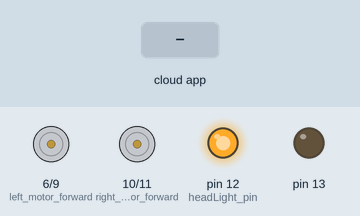
This sketch was run on a simulated Arduino Mega 2560, built with avr-gcc and run on an emulated ATmega2560. Shown: motor-driver pin pairs drawn as motors (green arrow = first pin HIGH = forward, orange = second pin HIGH = backward, longer = more drive), output pins drawn as LEDs (lit = HIGH). The test bench sets the inputs (shaded band). The ROS host is connected and sends only what is stated.

Above: at 1.2 s.
1.3 s: the phone or cloud app sets light_cmd to 1
At 2.2 s:
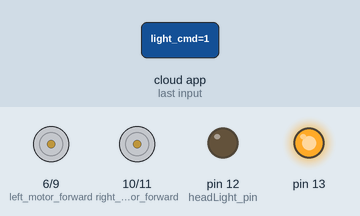
2.8 s: the phone or cloud app sets linear.x to -100
At 3.2 s:
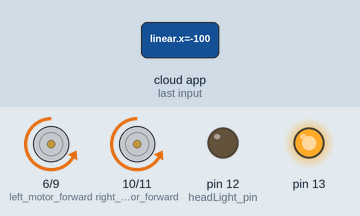
4.3 s: the phone or cloud app sets light_cmd to 0
At 5.5 s:
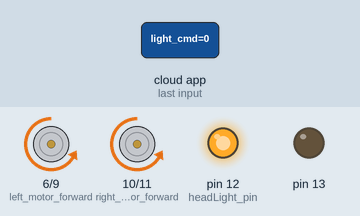
5.8 s: the phone or cloud app sets linear.x to 100
At 6.7 s:
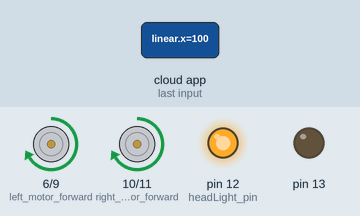
7.3 s: the phone or cloud app sets angular.z to -100
At 7.9 s:
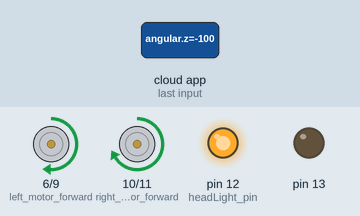
8.8 s: the phone or cloud app sets linear.x to 0
At 10.2 s:
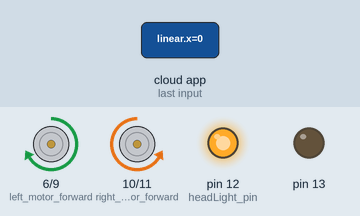
Timing chart, 0 to 11.3 s (numbered marks = the images above; inputs shaded):
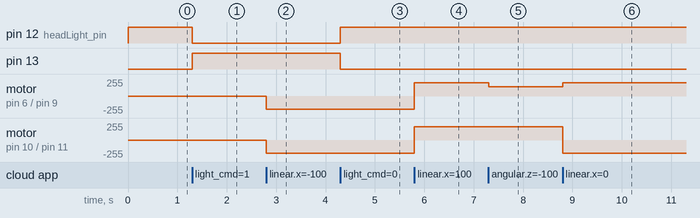

The sketch:

diffty_LLC_Code.ino
```cpp
#include <ros.h>
#include <ros/time.h>
#include <sensor_msgs/Range.h>
#include <std_msgs/Bool.h>
#include <geometry_msgs/Twist.h>


#define SONAR_NUM     3 // Number of sensors.
#define MAX_DISTANCE 200 // Maximum distance (in cm) to ping.
#define PING_INTERVAL 33 // Milliseconds between sensor pings (29ms is about the min to avoid cross-sensor echo).

//defining the parameter to control the motors
#define left_motor_forward 6
#define left_motor_backward 9
#define right_motor_forward 10
#define right_motor_backward 11
#define HSpeed 200
#define Lspeed 140
#define vel 0.0
#define ang 0.0
#define zeroo 0.0
//defineing the the HEAd light
#define headLight_pin 12

/*unsigned long pingTimer[SONAR_NUM]; // Holds the times when the next ping should happen for each sensor.
unsigned int cm[SONAR_NUM];         // Where the ping distances are stored.
uint8_t currentSensor = 0;          // Keeps track of which sensor is active.

NewPing sonar[SONAR_NUM] = {     // Sensor object array. left >> back >> right
  NewPing(A1, A0, MAX_DISTANCE), // Each sensor's trigger pin, echo pin, and max distance to ping.
  NewPing(A4, A5, MAX_DISTANCE),
  NewPing(A2, A3, MAX_DISTANCE)
};*/


ros::NodeHandle nh ;

/*void sensor_msg_init(sensor_msgs::Range &range_name, char *frame_id_name)
{
  range_name.radiation_type = sensor_msgs::Range::ULTRASOUND;
  range_name.header.frame_id = frame_id_name;
  range_name.field_of_view = 0.26;
  range_name.min_range = 0.0;
  range_name.max_range = 2.0;
}

//Create three instances for range messages.
sensor_msgs::Range range_left;
sensor_msgs::Range range_center;
sensor_msgs::Range range_right;

//Create publisher onjects for all sensors
ros::Publisher pub_range_left("/diffty/ultrasound_left", &range_left);
ros::Publisher pub_range_center("/diffty/ultrasound_center", &range_center);
ros::Publisher pub_range_right("/diffty/ultrasound_right", &range_right);

void echoCheck() { // If ping received, set the sensor distance to array.
  if (sonar[currentSensor].check_timer())
    cm[currentSensor] = sonar[currentSensor].ping_result / US_ROUNDTRIP_CM;
}

void oneSensorCycle() { // Sensor ping cycle complete, do something with the results.
  // The following code would be replaced with your code that does something with the ping results.
    range_left.range   = cm[0];
    range_center.range = cm[1];
    range_right.range  = cm[2];

    range_left.header.stamp = nh.now();
    range_center.header.stamp = nh.now();
    range_right.header.stamp = nh.now();

    pub_range_left.publish(&range_left);
    pub_range_center.publish(&range_center);
    pub_range_right.publish(&range_right);
    nh.spinOnce();
}*/
/*this part is to control the head light of the robot through a std bool message using led_cmd topic lisner */
void light_cb ( const std_msgs::Bool& cmd ){
        if (cmd.data == true ) digitalWrite(headLight_pin, LOW );
        else digitalWrite(headLight_pin,HIGH);
    digitalWrite(13, cmd.data);
}


void motorControl_init(){
    pinMode(left_motor_backward,OUTPUT);
    pinMode(left_motor_forward,OUTPUT);
    pinMode(right_motor_forward,OUTPUT);
    pinMode(right_motor_backward,OUTPUT);
}
void forward (uint8_t speed){
    analogWrite(left_motor_forward,speed);
    analogWrite(right_motor_forward,speed);
    analogWrite(left_motor_backward,0);
    analogWrite(right_motor_backward,0);
}

void back (uint8_t speed){
    analogWrite(left_motor_forward,0);
    analogWrite(right_motor_forward,0);
    analogWrite(left_motor_backward,speed);
    analogWrite(right_motor_backward,speed);
}
void turnLeft (uint8_t speed , bool pureRotation){
    if (pureRotation){
        analogWrite(left_motor_forward,0);
        analogWrite(right_motor_forward,speed);
        analogWrite(left_motor_backward,speed);
        analogWrite(right_motor_backward,0);
    }
    else {
        analogWrite(left_motor_forward,Lspeed);
        analogWrite(right_motor_forward,HSpeed);
        analogWrite(left_motor_backward,0);
        analogWrite(right_motor_backward,0);
    }
}
void turnRight (uint8_t speed , bool pureRotation){
    if (pureRotation){
        analogWrite(left_motor_forward,speed);
        analogWrite(right_motor_forward,0);
        analogWrite(left_motor_backward,0);
        analogWrite(right_motor_backward,speed);
    }
    else {
        analogWrite(left_motor_forward,Lspeed);
        analogWrite(right_motor_forward,HSpeed);
        analogWrite(left_motor_backward,0);
        analogWrite(right_motor_backward,0);
    }
}
void motorControl_cb (const geometry_msgs::Twist& velocity ){
    float linearV = velocity.linear.x ;
    float rotationV = velocity.angular.z ;
    if ( linearV > vel && rotationV == zeroo ) forward(HSpeed);
    else if ( linearV < vel && rotationV == zeroo ) back(HSpeed);
    else if ( linearV == zeroo && rotationV > ang ) turnLeft(HSpeed,true);
    else if ( linearV == zeroo && rotationV < ang) turnRight(HSpeed,true);
    else if ( linearV > vel && rotationV > vel ) turnLeft(HSpeed, false);
    else if ( linearV > vel && rotationV < vel ) turnRight(HSpeed, false);
    else forward(0);
}

ros::Subscriber<geometry_msgs::Twist> motorControl("/diffty/cmd_vel", &motorControl_cb);
ros::Subscriber<std_msgs::Bool> lightControl_sub("/diffty/light_cmd", &light_cb);

void setup() {
  /*pingTimer[0] = millis() + 75;           // First ping starts at 75ms, gives time for the Arduino to chill before starting.
  for (uint8_t i = 1; i < SONAR_NUM; i++) // Set the starting time for each sensor.
    pingTimer[i] = pingTimer[i - 1] + PING_INTERVAL;*/

  motorControl_init();
  pinMode(headLight_pin,OUTPUT);
  digitalWrite(headLight_pin,HIGH);
  pinMode(13,OUTPUT);

  nh.initNode();
  /*nh.advertise(pub_range_left);
  nh.advertise(pub_range_center);
  nh.advertise(pub_range_right);

  sensor_msg_init(range_left, "/diffty/ultrasound_left");
  sensor_msg_init(range_center, "/diffty/ultrasound_center");
  sensor_msg_init(range_right, "/diffty/ultrasound_right");*/

  nh.subscribe(lightControl_sub);
  nh.subscribe(motorControl);
}

void loop() {
   nh.spinOnce();
   delay(1);
  /*for (uint8_t i = 0; i < SONAR_NUM; i++) { // Loop through all the sensors.
    if (millis() >= pingTimer[i]) {         // Is it this sensor's time to ping?
      pingTimer[i] += PING_INTERVAL * SONAR_NUM;  // Set next time this sensor will be pinged.
      if (i == 0 && currentSensor == SONAR_NUM - 1) oneSensorCycle(); // Sensor ping cycle complete, do something with the results.
      sonar[currentSensor].timer_stop();          // Make sure previous timer is canceled before starting a new ping (insurance).
      currentSensor = i;                          // Sensor being accessed.
      cm[currentSensor] = 0;                      // Make distance zero in case there's no ping echo for this sensor.
      sonar[currentSensor].ping_timer(echoCheck); // Do the ping (processing continues, interrupt will call echoCheck to look for echo).
    }
  }*/

 //Handle ROS events
}
```

Measured:
- after the input at 1.3 s, pin 12 (headLight_pin): HIGH → LOW at once; pin 13: LOW → HIGH at once
- after the input at 2.8 s, motor on pin 6 (left_motor_forward) / pin 9 (left_motor_backward), motor on pin 10 (right_motor_forward) / pin 11 (right_motor_backward): stopped → backward 200/255 at once
- after the input at 4.3 s, pin 12 (headLight_pin): LOW → HIGH at once; pin 13: HIGH → LOW at once
- after the input at 5.8 s, motor on pin 6 (left_motor_forward) / pin 9 (left_motor_backward), motor on pin 10 (right_motor_forward) / pin 11 (right_motor_backward): backward 200/255 → forward 200/255 at once
- after the input at 7.3 s, motor on pin 6 (left_motor_forward) / pin 9 (left_motor_backward): forward 200/255 → forward 140/255 at once
- after the input at 8.8 s, motor on pin 6 (left_motor_forward) / pin 9 (left_motor_backward): forward 140/255 → forward 200/255 at once; motor on pin 10 (right_motor_forward) / pin 11 (right_motor_backward): forward 200/255 → backward 200/255 at once
